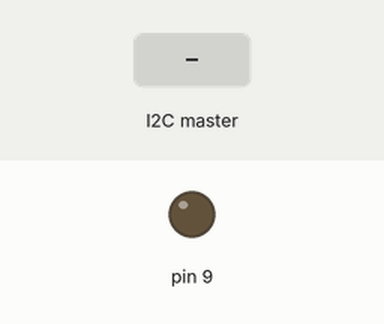
Bench run of a sketch on a simulated Arduino Uno, built with avr-gcc and run on an emulated ATmega328P. Parts: output pins drawn as LEDs (lit = HIGH). The inputs (shaded band) are chosen by the test bench. What the sketch prints to the serial monitor is not drawn.

Above: at 1.2 s.
1.3 s: the I2C master sends the byte 1
At 2.5 s:
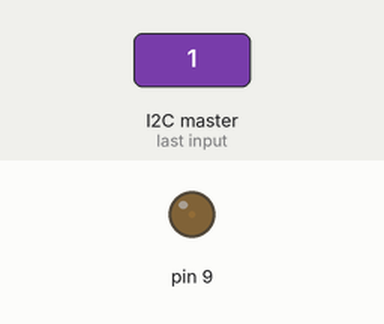
2.8 s: the I2C master sends the byte 90
At 3.6 s:
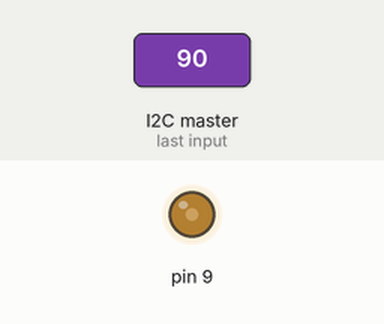
4.3 s: the I2C master sends the byte 200
At 4.7 s:
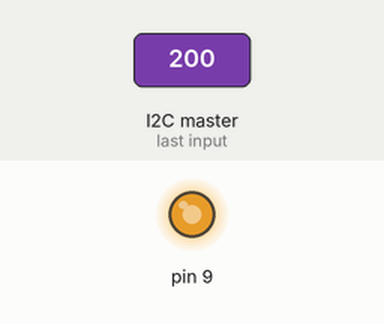
Timing chart, 0 to 7.3 s (numbered marks = the images above; inputs shaded):
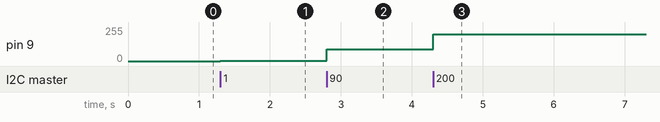

Measured:
- after the input at 1.3 s, pin 9: 0/255 → 1/255 at once
- after the input at 2.8 s, pin 9: 1/255 → 90/255 at once
- after the input at 4.3 s, pin 9: 90/255 → 200/255 at once

The sketch:

Escravo_2.ino
```cpp
#include<Wire.h>

int SlaveReceived = 0;

void setup()
{
  Serial.begin(9600);                    //Começa a comunicação serial na taxa de transmissão de 9600
  Wire.begin(9);                          //Começa a comunicação I2C com Slave Address como 8 no pino (A4, A5)
  Wire.onReceive(receiveEvent);           //Chamada de função quando o Slave recebe valor do mestre
}

void loop()
{
 Serial.println(SlaveReceived);
 analogWrite(9, SlaveReceived);
}

void receiveEvent (int howMany)                    // Esta função é chamada quando o Slave recebe valor do mestre
{
   SlaveReceived = Wire.read();                    // Usado para ler o valor recebido do mestre e armazenar na variável SlaveReceived
}
```
